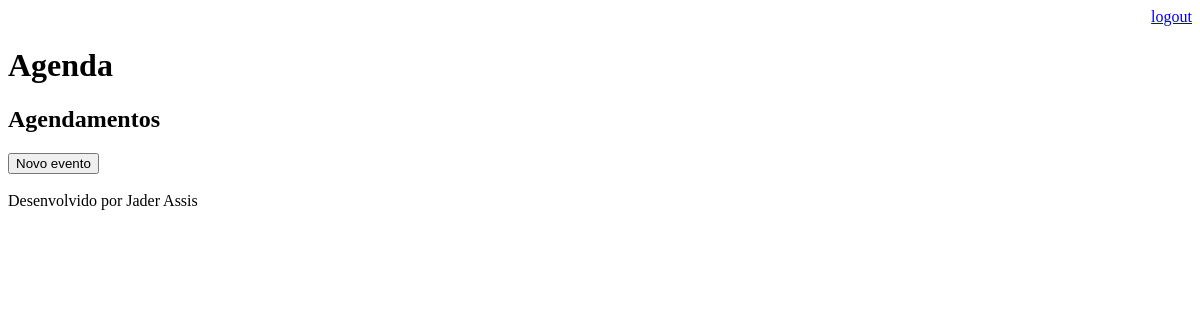
Before: /agenda/ (signed in) with the older database file.
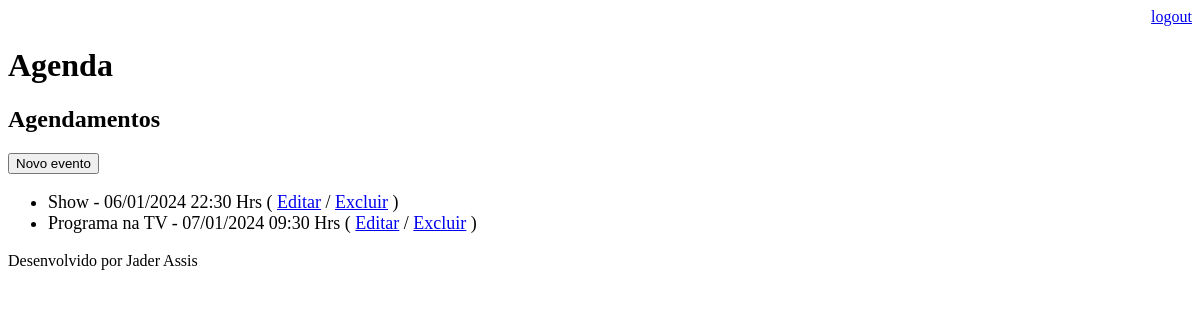
After: the same page with the newer database file.
### core/models.py (models this page shows, shortened)
class Evento(models.Model):
    titulo = models.CharField(max_length=100)
    descricao = models.TextField(blank=True, null=True)
    data_evento = models.DateTimeField(verbose_name='Data do Evento')
    data_criacao = models.DateTimeField(auto_now=True)
    usuario = models.ForeignKey(User, on_delete=models.CASCADE)
    class Meta:
        db_table = 'evento'
    def get_data_evento(self):
        return self.data_evento.strftime('%d/%m/%Y %H:%M Hrs')
    def get_evento_atrasado(self):
        if self.data_evento < datetime.now():
            return True
        else:
            return False

### core/views.py (the view)
# urls.py: path('agenda/', views.lista_eventos),
@login_required(login_url='/login/')
def lista_eventos(request):
    usuario = request.user
    data_atual = datetime.now() - timedelta(hours=1)
    evento = Evento.objects.filter(usuario=usuario,
                                   data_evento__gt=data_atual)
    dados = {'eventos': evento}
    return render(request, 'agenda.html', dados)

### templates/agenda.html
    {% extends "model-page.html" %}
    {% block content %}
    <h2>Agendamentos</h2>
    <a href="evento/">
        <button type="button">Novo evento</button>
    </a>
    <ul style="font-size: 18px">
        {% for evento in eventos %}
            <li>
                <div {% if evento.get_evento_atrasado %} style="color:red" {% endif %} {% if evento.get_evento_que_falta_menos_de_1h %} style="color:yellow" {% endif %}>
                    {{ evento.titulo }} - {{ evento.get_data_evento }}
                    ( <a href="evento/?id={{ evento.id }}">Editar</a>
                    / <a href="evento/delete/{{ evento.id }}/">Excluir</a> )
                </div>
            </li>
        {% endfor %}
    </ul>
    {% endblock %}

Changed rows visible on the page:
added Evento: titulo "Show", get_data_evento "06/01/2024 22:30 Hrs"
added Evento: titulo "Programa na TV", get_data_evento "07/01/2024 09:30 Hrs"
